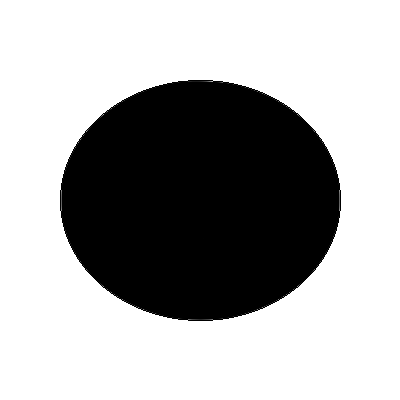
#> input picture face2.png, 400 x 400 px
$ python 4-robot-learning.py
#> lines starting #> are read from the running program, lines starting #| are printed output that depends on the picture; after the words box and inside, x2 and y2 are one past the last pixel; in counts of white or black regions, pixels touching at a corner belong together
# =============================================================================
# robot-arm-fourier-lstm-ENHANCED.py
# Amélioration de l'apprentissage de la forme globale (face2.png)
# =============================================================================

import numpy as np
import matplotlib.pyplot as plt
from matplotlib.animation import FuncAnimation
from mpl_toolkits.mplot3d import Axes3D
from skimage import io, color, measure, morphology
from scipy import ndimage, signal
import torch
import torch.nn as nn

# ===============================
# 0. PARAMÈTRES GÉNÉRAUX
# ===============================
win, hop = 256, 32        # Fenêtre plus large → contexte global
n_keep = 32               # Plus de coefficients conservés
N = 2048                  # Plus de points pour la forme

# ===============================
# 1. CHARGEMENT + CONTOUR
# ===============================
img = io.imread("face2.png")
#> img is the input picture: shape (400, 400); min 0, max 255, mean 170.5
if len(img.shape) == 3:
    if img.shape[-1] == 4: img = img[..., :3]
    gray = color.rgb2gray(img)
else:
    gray = img.astype(float) / 255.0

binary = gray < 0.5
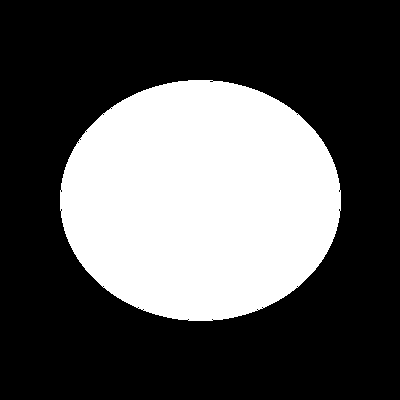
#> binary: shape (400, 400) bool; 33.2% white; 1 white region, box (x1, y1, x2, y2) and area: (60, 80, 341, 321) 53116
binary = ndimage.binary_fill_holes(binary)
#> binary: shape (400, 400) bool; 33.2% white; 1 white region, box (x1, y1, x2, y2) and area: (60, 80, 341, 321) 53141
binary = morphology.remove_small_objects(binary, min_size=100)

labels, num_labels = ndimage.label(binary)
#> num_labels = 1
sizes = ndimage.sum(binary, labels, range(1, num_labels + 1))
#> sizes = [53141]
main_label = np.argmax(sizes) + 1
#> main_label = 1
binary = labels == main_label

contours = measure.find_contours(binary, 0.5)
#> contours = 1 point arrays, longest 1045 points
contour = max(contours, key=len)
#> contour = 1045 pairs, first value 79.5 to 320.5, second value 59.5 to 340.5
y, x = contour[:, 0], contour[:, 1]
#> y = 1045 values, max 320.5 at index 0, min 79.5 at index 522, mean 200.1; x = 1045 values, max 340.5 at index 785, min 59.5 at index 263, mean 200
x -= x.mean(); y -= y.mean()
#> after `x -= x.mean()`: x = 1045 values, max 140.5 at index 785, min -140.5 at index 263, mean 6.96e-15
#> after `y -= y.mean()`: y = 1045 values, max 120.4 at index 0, min -120.6 at index 522, mean 3.48e-15

angles = np.arctan2(y, x)
#> angles = 1045 values, max 3.14 at index 272, min -3.14 at index 273, mean -0.0016
order = np.argsort(angles)
#> order = 1045 values, max 1044 at index 771, min 0 at index 772, mean 522
x, y = x[order], y[order]
#> x = 1045 values, max 140.5 at index 512, min -140.5 at index 0, mean 0; y = 1045 values, max 120.4 at index 771, min -120.6 at index 249, mean 0
x = np.append(x, x[0])
#> x = 1046 values, max 140.5 at index 512, min -140.5 at index 0, mean -0.134
y = np.append(y, y[0])
#> y = 1046 values, max 120.4 at index 771, min -120.6 at index 249, mean -0.00011
z_contour = x + 1j * y

# Densification
dz = np.diff(z_contour)
distances = np.abs(dz)
#> distances = 1045 values, max 1 at index 0, min 0 at index 771, mean 0.828
cumdist = np.cumsum(distances)
#> cumdist = 1045 values from 1 to 864.7
cumdist = np.insert(cumdist, 0, 0.0)
#> cumdist = 1046 values from 0 to 864.7
t_old = cumdist / cumdist[-1]
#> t_old = 1046 values from 0 to 1
t_new = np.linspace(0, 1, N)

z_dense = np.interp(t_new, t_old, np.real(z_contour)) + 1j * np.interp(t_new, t_old, np.imag(z_contour))
z_dense -= np.mean(z_dense)
R = np.max(np.abs(z_dense))
#> R = 140.9
z = (z_dense / R) * 120.0

# ===============================
# 2. FONCTION DE FEATURES (STFT)
# ===============================
def stft_features(sig):
    window = np.hanning(win)
    feats = []
    for i in range(0, len(sig) - win + 1, hop):
        seg = sig[i:i+win] * window
        fft_seg = np.fft.fft(seg)
        amp = np.abs(fft_seg[:n_keep])
        phase = np.unwrap(np.angle(fft_seg[:n_keep]))
        feats.append(np.stack([amp, phase], axis=1))
#> this loop made 57 passes
#> i on passes 2 to 13: 32, 64, 96, 128, 160, 192, 224, 256, 288, 320, 352, 384
#> after the loop, feats = 57 point arrays, longest 32 points
    return np.array(feats)

v = np.gradient(z)
a = np.gradient(v)

feat_v = stft_features(v)
feat_a = stft_features(a)
#> the loop in stft_features (call 2), `for i in range(0, len(sig) - win + 1, hop):` made 57 passes
feat_z = stft_features(z)

L = min(len(feat_v), len(feat_a), len(feat_z))
#> L = 57
X_raw = np.concatenate([feat_v[:L], feat_a[:L]], axis=2)
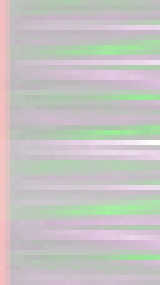
#> X_raw: shape (57, 32, 4) float64 (shown 5 times larger); mean of channels 0, 1, 2, 3 3.1, -2.2, 0.5, -1.9; transparent parts drawn white
y_raw = feat_z[:L]

# ===============================
# 3. FEATURES GLOBALES
# ===============================
radius = np.abs(z)
#> radius = 2048 values, max 120 at index 1047, min 102.4 at index 1567, mean 110.9
angle = np.unwrap(np.angle(z))
#> angle = 2048 values from -3.14 to 3.14
r_mean = np.mean(radius)
#> r_mean = 110.9
r_std = np.std(radius)
#> r_std = 6.02
a_std = np.std(angle)
#> a_std = 1.82
global_context = np.array([r_mean, r_std, a_std], dtype=np.float32)
#> global_context = [110.9, 6.02, 1.82]

context_tiled = np.tile(global_context, (L, X_raw.shape[1], 1))
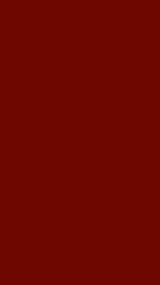
#> context_tiled: shape (57, 32, 3) float32 (shown 5 times larger); mean of channels 0, 1, 2 110.9, 6, 1.8; drawn as R, G, B
X_raw = np.concatenate([X_raw, context_tiled], axis=2)

# Normalisation
X_mean = X_raw.mean(axis=(0,1), keepdims=True)
X_std = X_raw.std(axis=(0,1), keepdims=True) + 1e-8
y_mean = y_raw.mean(axis=(0,1), keepdims=True)
#> y_mean = [[714.8, -1.77]]
y_std = y_raw.std(axis=(0,1), keepdims=True) + 1e-8
#> y_std = [[2779.3, 10.96]]

#> (the run stopped early here; a loop or call above may not have finished)
